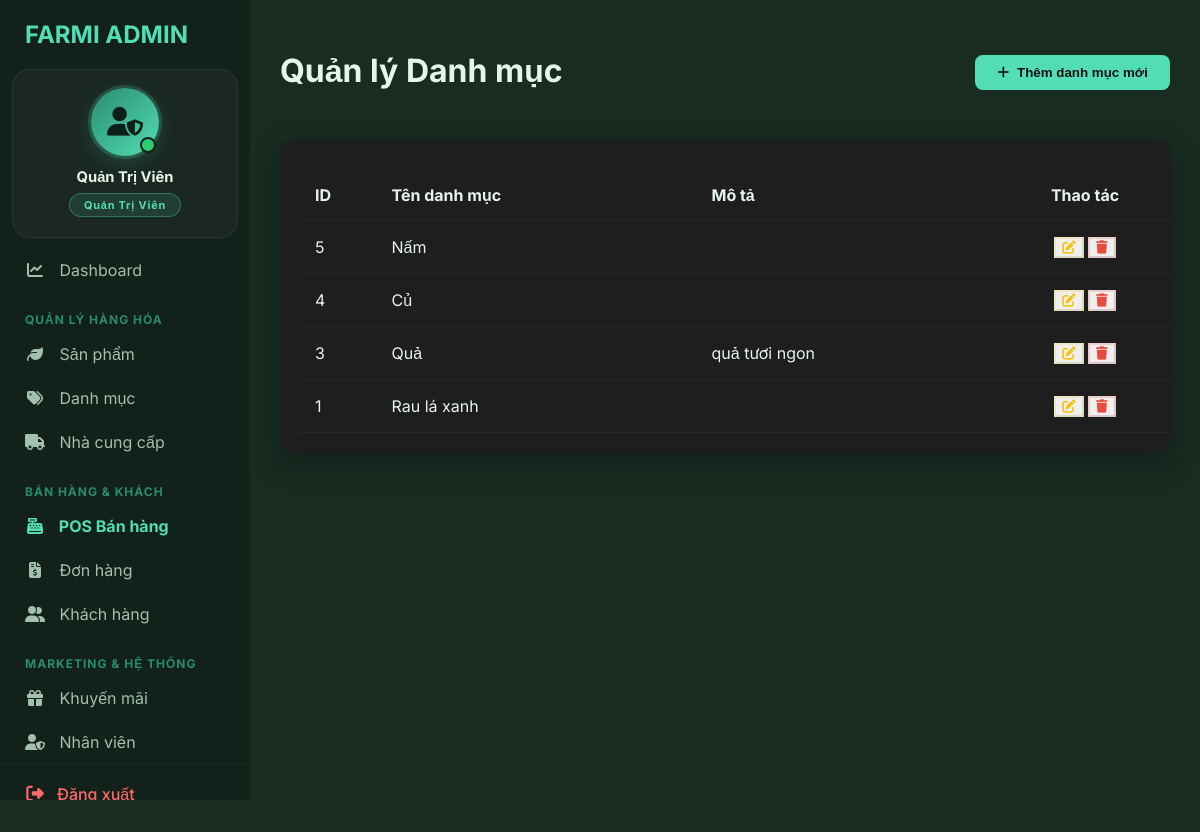
Screenshot of /public/index.php?url=category (signed in) with the database file from the repository.
### tables this page shows
CREATE TABLE `danh_muc` (
  `id` int(11) NOT NULL AUTO_INCREMENT,
  `ten_danh_muc` varchar(100) NOT NULL,
  `mo_ta` text DEFAULT NULL,
  PRIMARY KEY (`id`)
);

### app/controllers/CategoryController.php (called while the page is built, shortened)
<?php
class CategoryController {
    public function view() {
        $conn = mysqli_connect("localhost", "root", "", "farmi_qly");
        $result = mysqli_query($conn, "SELECT * FROM danh_muc ORDER BY id DESC");
        $danh_mucs = mysqli_fetch_all($result, MYSQLI_ASSOC);
        $path = dirname(__DIR__, 2) . DIRECTORY_SEPARATOR . 'view' . DIRECTORY_SEPARATOR . 'category' . DIRECTORY_SEPARATOR . 'index.php';
        require_once $path;
    }
}

### public/index.php (called while the page is built, shortened)
<?php
$router = new Router();
$router->run();

### view/category/index.php (the view, shortened to what this page needs)
<?php
include __DIR__ . '/../layouts/header.php';
include __DIR__ . '/../layouts/sidebar.php';
?>
<link rel="stylesheet" href="/farmi-pos/public/css/sanpham.css">
<div class="main-content">
    <div class="page-header">
        <h1 class="main-title">Quản lý Danh mục</h1>
        <button class="btn-add" onclick="openAddCategoryModal()">
            <i class="fas fa-plus"></i> Thêm danh mục mới
        </button>
    </div>
    <div class="table-container">
        <table class="custom-table">
            <thead>
                <tr>
                    <th style="width: 10%;">ID</th>
                    <th style="width: 40%;">Tên danh mục</th>
                    <th style="width: 35%;">Mô tả</th>
                    <th style="width: 15%; text-align: center;">Thao tác</th>
                </tr>
            </thead>
            <tbody id="category-list">
                <?php if(isset($danh_mucs)): foreach($danh_mucs as $dm): ?>
                <tr>
                    <td><?= $dm['id'] ?></td>
                    <td><span class="category-badge"><?= htmlspecialchars($dm['ten_danh_muc']) ?></span></td>
                    <td><?= htmlspecialchars($dm['mo_ta']) ?></td>
                    <td style="text-align: center;">
                        <button class="btn-action btn-edit" onclick="editCategory(<?= $dm['id'] ?>, '<?= addslashes($dm['ten_danh_muc']) ?>', '<?= addslashes($dm['mo_ta']) ?>')">
                            <i class="fas fa-edit"></i>
                        </button>
                        <button class="btn-action btn-delete" onclick="deleteCategory(<?= $dm['id'] ?>)">
                            <i class="fas fa-trash"></i>
                        </button>
                    </td>
                </tr>
                <?php endforeach; endif; ?>
            </tbody>
        </table>
    </div>
</div>
<?php include __DIR__ . '/../layouts/footer.php'; ?>

### public/css/dashboard.css (style rules this page uses)
:root { --color-bg-dark: #122119; --color-bg-main: #182C22; --color-bg-card: #203B2E; --color-text-primary: #E6F4EB; --color-text-muted: #A3BFB0; --color-mint-light: #52DDB5; --color-mint-dark: #2A8C6F; --transition-fast: 0.2s ease; }
body { background-color: var(--color-bg-main) !important; color: var(--color-text-primary) !important; font-family: 'Inter', sans-serif !important; margin: 0; }
.main-content { padding: 30px; background-color: var(--color-bg-main); }
.main-title { font-weight: 700; font-size: 2rem; margin-bottom: 25px; }
.custom-table { width: 100%; border-collapse: collapse; }
.custom-table th, .custom-table td { padding: 15px; text-align: left; border-bottom: 1px solid rgba(255, 255, 255, 0.05); }
.main-content { margin-left: 250px; min-height: 100vh; }

### public/css/sanpham.css (style rules this page uses)
:root { --primary: #52DDB5; --primary-hover: #45c4a0; --bg-dark: #121212; --card-bg: #1E1E1E; --input-bg: #2A2A2A; --text-muted: #A3BFB0; --border-color: rgba(255, 255, 255, 0.1); --transition: all 0.3s ease; }
.page-header { display: flex; justify-content: space-between; align-items: center; margin-bottom: 25px; }
.btn-add { background: var(--primary); color: #121212; border: none; padding: 10px 22px; border-radius: 8px; font-weight: 700; cursor: pointer; transition: var(--transition); display: flex; align-items: center; gap: 8px; }
.table-container { background: var(--card-bg); border-radius: 12px; padding: 20px; box-shadow: 0 10px 30px rgba(0,0,0,0.3); overflow-x: auto; }
.custom-table { width: 100%; min-width: 900px; border-collapse: collapse; margin-top: 10px; }
.custom-table th, .custom-table td { padding: 15px 15px; text-align: left; white-space: nowrap !important; vertical-align: middle; }
.custom-table th:last-child, .custom-table td:last-child { text-align: center; width: 120px; }
.custom-table td:nth-child(2) { white-space: normal !important; min-width: 200px; max-width: 350px; }
.custom-table td:nth-child(3) { min-width: 150px; }
.custom-table td:nth-child(4) { white-space: normal !important; min-width: 200px; max-width: 280px; }
.btn-edit { color: #f1c40f; border-color: rgba(241, 196, 15, 0.2); }
.btn-delete { color: #e74c3c; border-color: rgba(231, 76, 60, 0.2); }

### view/layouts/header.php (style rules this page uses)
body { font-family: 'Inter', sans-serif; margin: 0; padding: 0; background-color: #121212; }

### rows the page displays
danh_muc: id "5", ten_danh_muc "Nấm"
danh_muc: id "4", ten_danh_muc "Củ"
danh_muc: id "3", ten_danh_muc "Quả", mo_ta "quả tươi ngon"
danh_muc: id "1", ten_danh_muc "Rau lá xanh"

### other values shown
$fullname "Quản Trị Viên"
$roleLabel "Quản Trị Viên"
